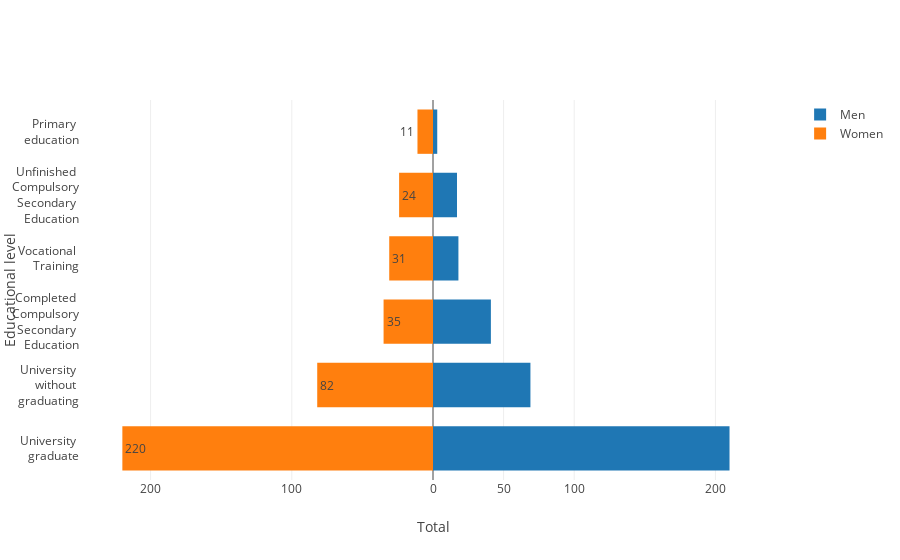

The notebook cell this image was saved under:
### Markdown cell above
## Distribution of educational level by gender in the population

### Code cell
layout5 = go.Layout(yaxis=go.layout.YAxis(title='Educational level'),
                    xaxis=go.layout.XAxis(
    range=[-250, 250],
    tickvals=[-200, -100, 50, 0, 50, 100, 200],
    ticktext=[200, 100, 50, 0, 50, 100, 200],
    title='Total'),
    barmode='overlay',
    bargap=0.3)

data5 = [go.Bar(y=data_complete_en['Educational level'].unique(),
                x=data_complete_en[data_complete_en['Gender']
                                   == 0]['Educational level'].value_counts(),
                orientation='h',
                name='Men',
                hoverinfo='x',
                # marker=dict(color='powderblue')
                ),
         go.Bar(y=data_complete_en['Educational level'].unique(),
                x=-data_complete_en[data_complete_en['Gender']
                                    == 1]['Educational level'].value_counts(),
                orientation='h',
                name='Women',
                text=data_complete_en[data_complete_en['Gender']
                                      == 1]['Educational level'].value_counts(),
                hoverinfo='text',
                # marker=dict(color='seagreen')
                )]

fig5 = go.Figure(data=data5, layout=layout5)
iplot(fig5)
plt.show()

### Figure 1 — Plotly figure (JSON) as saved in the notebook; plotly's stock layout.template omitted (floating-point values rounded to 4 significant figures)
{"data": [{"hoverinfo": "x", "name": "Men", "orientation": "h", "type": "bar", "uid": "acc01229-1aef-4c3e-9067-839cfbb34614", "x": [210, 69, 41, 18, 17, 3], "y": ["University <br>graduate", "University <br>without <br>graduating", "Completed <br>Compulsory<br>Secondary <br>Education", "Vocational <br>Training", "Unfinished <br>Compulsory<br>Secondary <br>Education", "Primary <br>education"]}, {"hoverinfo": "text", "name": "Women", "orientation": "h", "text": [220, 82, 35, 31, 24, 11], "type": "bar", "uid": "dbdc9ce5-de5b-421a-89b8-aa23080d3f70", "x": [-220, -82, -35, -31, -24, -11], "y": ["University <br>graduate", "University <br>without <br>graduating", "Completed <br>Compulsory<br>Secondary <br>Education", "Vocational <br>Training", "Unfinished <br>Compulsory<br>Secondary <br>Education", "Primary <br>education"]}], "layout": {"bargap": 0.3, "barmode": "overlay", "xaxis": {"range": [-250, 250], "ticktext": [200, 100, 50, 0, 50, 100, 200], "tickvals": [-200, -100, 50, 0, 50, 100, 200], "title": {"text": "Total"}}, "yaxis": {"title": {"text": "Educational level"}}}}
